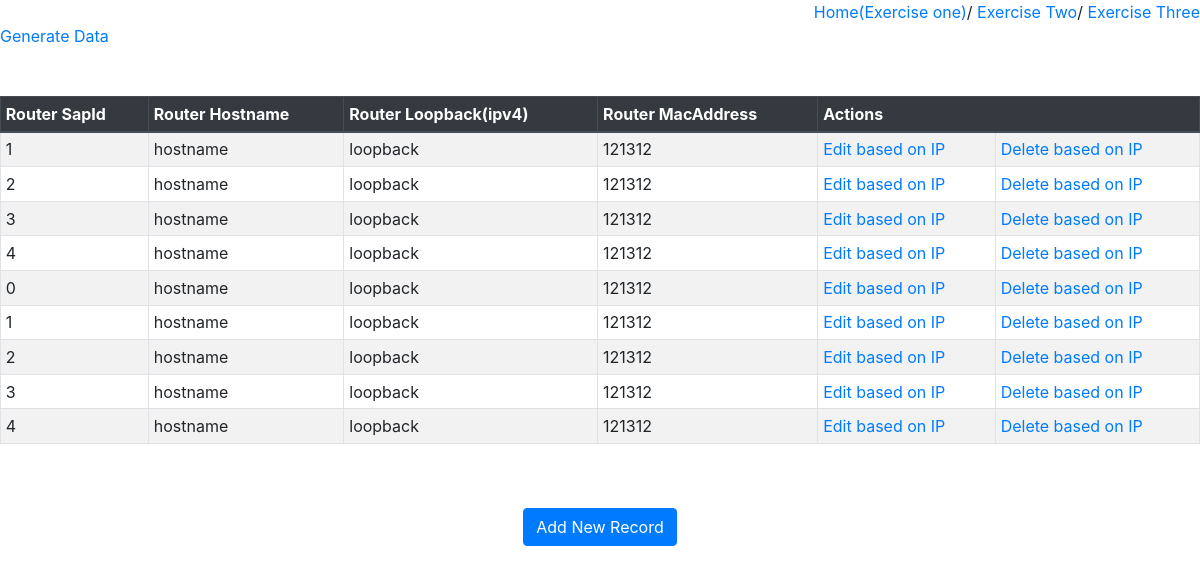
The page /token-auth/show/ on the database as committed earlier.
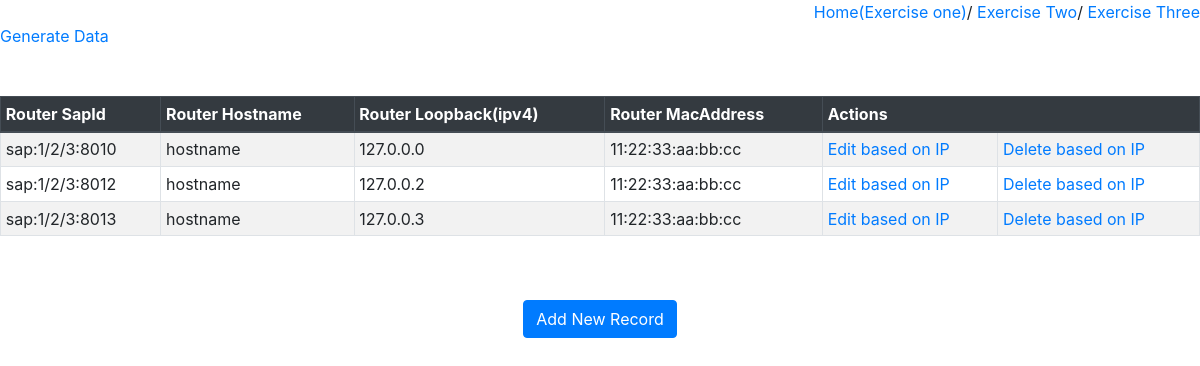
The same page on the database as committed later.
### exerciseone/models.py (models this page shows)
class Router(models.Model):
    sapid = models.CharField(max_length=18)# iesSap sap:1/2/3:801
    hostname = models.CharField(max_length=14)# cisco2501
    loopback = models.CharField(max_length=15) # ipv4 127.0.0.1
    macaddress = models.CharField(max_length=17) # 00:11:22:aa:bb:cc
    is_deleted = models.IntegerField(default=0)

### exerciseone/views.py (the view)
# urls.py: path('token-auth/show/', views.showtwo),
def showtwo(request):
    router = Router.objects.filter(is_deleted=0)
    print(router)
    return render(request,"exerciseone/show_two.html",{'router':router})

### exerciseone/templates/exerciseone/show_two.html (shortened to what this page needs)
<!DOCTYPE html>
<html lang="en">
<head>
    <link rel="stylesheet" href="https://stackpath.bootstrapcdn.com/bootstrap/4.5.0/css/bootstrap.min.css">
</head>
<body>
    <div style="float:right">
        <a href="/">Home(Exercise one)</a>/
        <a href="/two/">Exercise Two</a>/
        <a href="/three/">Exercise Three</a>
    </div>
    <div style="clear:both">
        <a href="/generatedata">Generate Data</a>
    </div>
    <br/><br/>
<table class="table table-striped table-bordered table-sm">
    <thead class="thead-dark">
    <tr>
        <th>Router SapId</th>
        <th>Router Hostname</th>
        <th>Router Loopback(ipv4)</th>
        <th>Router MacAddress</th>
        <th colspan="2">Actions</th>
    </tr>
    </thead>
    <tbody>
{% for rout in router %}
    <tr>
        <td>{{ rout.sapid }}</td>
        <td>{{ rout.hostname }}</td>
        <td>{{ rout.loopback }}</td>
        <td>{{ rout.macaddress }}</td>
         <td>   <a href="/editip/{{ rout.loopback }}"><span class="glyphicon glyphicon-pencil" >Edit based on IP</span></a></td>
          <td>  <a href="/deleteip/{{ rout.loopback }}">Delete based on IP</a>
        </td>
    </tr>
{% endfor %}
    </tbody>
</table>
<br>
<br>
<center><a href="/router" class="btn btn-primary">Add New Record</a></center>
</body>
</html>

Rows that differ between the two databases and show on the page:
no longer on this page (row edited): Router: sapid "1", hostname "hostname", loopback "loopback", macaddress "121312"
no longer on this page (row edited): Router: sapid "2", hostname "hostname", loopback "loopback", macaddress "121312"
no longer on this page (row edited): Router: sapid "3", hostname "hostname", loopback "loopback", macaddress "121312"
no longer on this page (row edited): Router: sapid "4", hostname "hostname", loopback "loopback", macaddress "121312"
no longer on this page (row edited): Router: sapid "0", hostname "hostname", loopback "loopback", macaddress "121312"
no longer on this page (row edited): Router: sapid "1", hostname "hostname", loopback "loopback", macaddress "121312"
no longer on this page (row edited): Router: sapid "2", hostname "hostname", loopback "loopback", macaddress "121312"
no longer on this page (row edited): Router: sapid "3", hostname "hostname", loopback "loopback", macaddress "121312"
no longer on this page (row edited): Router: sapid "4", hostname "hostname", loopback "loopback", macaddress "121312"
added Router: sapid "sap:1/2/3:8010", hostname "hostname", loopback "127.0.0.0", macaddress "11:22:33:aa:bb:cc"
added Router: sapid "sap:1/2/3:8012", hostname "hostname", loopback "127.0.0.2", macaddress "11:22:33:aa:bb:cc"
added Router: sapid "sap:1/2/3:8013", hostname "hostname", loopback "127.0.0.3", macaddress "11:22:33:aa:bb:cc"
